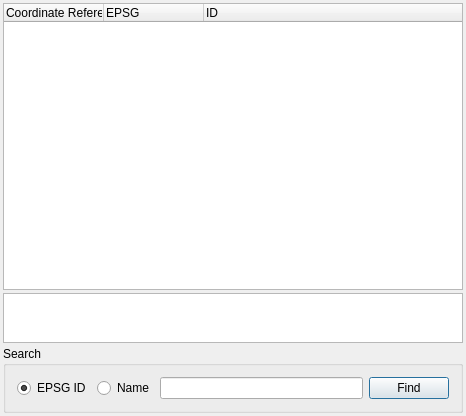
<ui version="4.0" >
 <class>QgsProjectionSelectorBase</class>
 <widget class="QWidget" name="QgsProjectionSelectorBase" >
  <property name="geometry" >
   <rect>
    <x>0</x>
    <y>0</y>
    <width>466</width>
    <height>416</height>
   </rect>
  </property>
  <property name="sizePolicy" >
   <sizepolicy vsizetype="Preferred" hsizetype="Expanding" >
    <horstretch>0</horstretch>
    <verstretch>0</verstretch>
   </sizepolicy>
  </property>
  <property name="windowTitle" >
   <string>Coordinate Reference System Selector</string>
  </property>
  <property name="windowIcon" >
   <iconset/>
  </property>
  <layout class="QGridLayout" >
   <property name="leftMargin" >
    <number>3</number>
   </property>
   <property name="topMargin" >
    <number>3</number>
   </property>
   <property name="rightMargin" >
    <number>3</number>
   </property>
   <property name="bottomMargin" >
    <number>3</number>
   </property>
   <property name="verticalSpacing" >
    <number>3</number>
   </property>
   <item row="0" column="0" >
    <widget class="QTreeWidget" name="lstCoordinateSystems" >
     <property name="alternatingRowColors" >
      <bool>true</bool>
     </property>
     <property name="uniformRowHeights" >
      <bool>true</bool>
     </property>
     <property name="columnCount" >
      <number>3</number>
     </property>
     <column>
      <property name="text" >
       <string>Coordinate Reference System</string>
      </property>
     </column>
     <column>
      <property name="text" >
       <string>EPSG</string>
      </property>
     </column>
     <column>
      <property name="text" >
       <string>ID</string>
      </property>
     </column>
    </widget>
   </item>
   <item row="1" column="0" >
    <widget class="QTextEdit" name="teProjection" >
     <property name="sizePolicy" >
      <sizepolicy vsizetype="Minimum" hsizetype="Expanding" >
       <horstretch>0</horstretch>
       <verstretch>0</verstretch>
      </sizepolicy>
     </property>
     <property name="minimumSize" >
      <size>
       <width>0</width>
       <height>30</height>
      </size>
     </property>
     <property name="maximumSize" >
      <size>
       <width>16777215</width>
       <height>50</height>
      </size>
     </property>
     <property name="baseSize" >
      <size>
       <width>0</width>
       <height>50</height>
      </size>
     </property>
     <property name="autoFormatting" >
      <set>QTextEdit::AutoBulletList</set>
     </property>
     <property name="readOnly" >
      <bool>true</bool>
     </property>
    </widget>
   </item>
   <item row="2" column="0" >
    <widget class="QGroupBox" name="groupBox" >
     <property name="sizePolicy" >
      <sizepolicy vsizetype="Minimum" hsizetype="MinimumExpanding" >
       <horstretch>0</horstretch>
       <verstretch>0</verstretch>
      </sizepolicy>
     </property>
     <property name="title" >
      <string>Search</string>
     </property>
     <layout class="QGridLayout" >
      <item row="0" column="0" >
       <widget class="QRadioButton" name="radEpsgCrsId" >
        <property name="text" >
         <string>EPSG ID</string>
        </property>
        <property name="iconSize" >
         <size>
          <width>16</width>
          <height>10</height>
         </size>
        </property>
        <property name="checked" >
         <bool>true</bool>
        </property>
       </widget>
      </item>
      <item row="0" column="1" >
       <widget class="QRadioButton" name="radName" >
        <property name="text" >
         <string>Name</string>
        </property>
        <property name="iconSize" >
         <size>
          <width>16</width>
          <height>10</height>
         </size>
        </property>
       </widget>
      </item>
      <item row="0" column="2" >
       <widget class="QLineEdit" name="leSearch" />
      </item>
      <item row="0" column="3" >
       <widget class="QPushButton" name="pbnFind" >
        <property name="maximumSize" >
         <size>
          <width>100</width>
          <height>16777215</height>
         </size>
        </property>
        <property name="text" >
         <string>Find</string>
        </property>
        <property name="default" >
         <bool>true</bool>
        </property>
       </widget>
      </item>
     </layout>
    </widget>
   </item>
  </layout>
 </widget>
 <layoutdefault spacing="6" margin="11" />
 <resources/>
 <connections>
  <connection>
   <sender>leSearch</sender>
   <signal>editingFinished()</signal>
   <receiver>pbnFind</receiver>
   <slot>click()</slot>
   <hints>
    <hint type="sourcelabel" >
     <x>292</x>
     <y>380</y>
    </hint>
    <hint type="destinationlabel" >
     <x>375</x>
     <y>373</y>
    </hint>
   </hints>
  </connection>
 </connections>
</ui>
